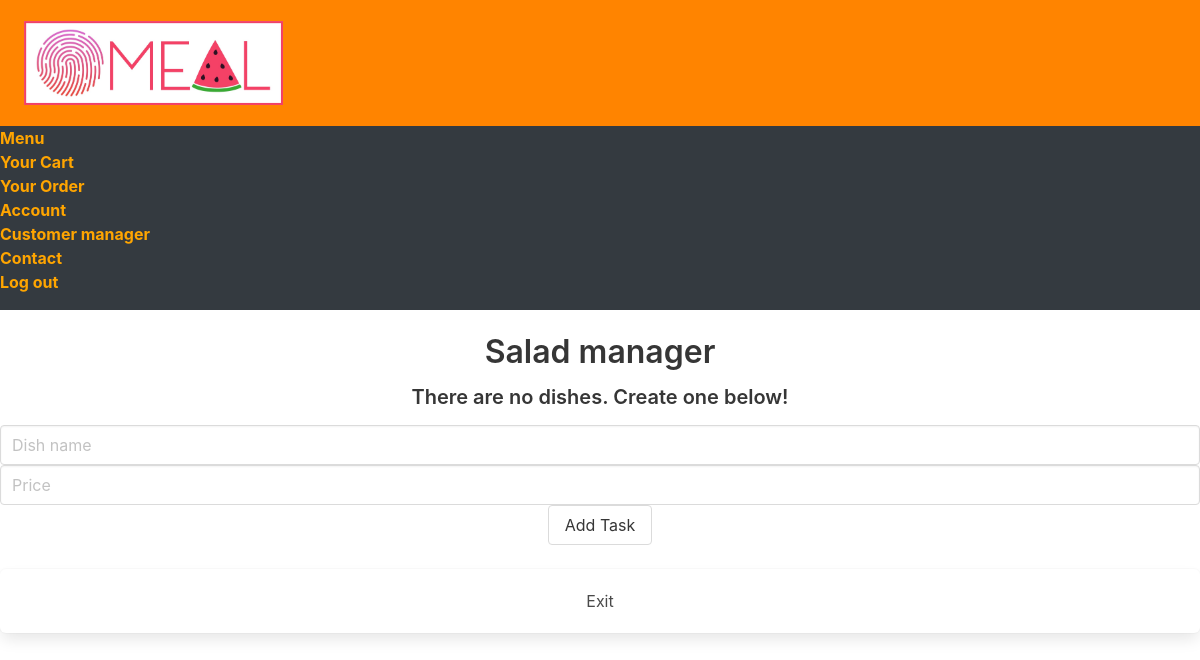
The app's page /salad_manager, older data.
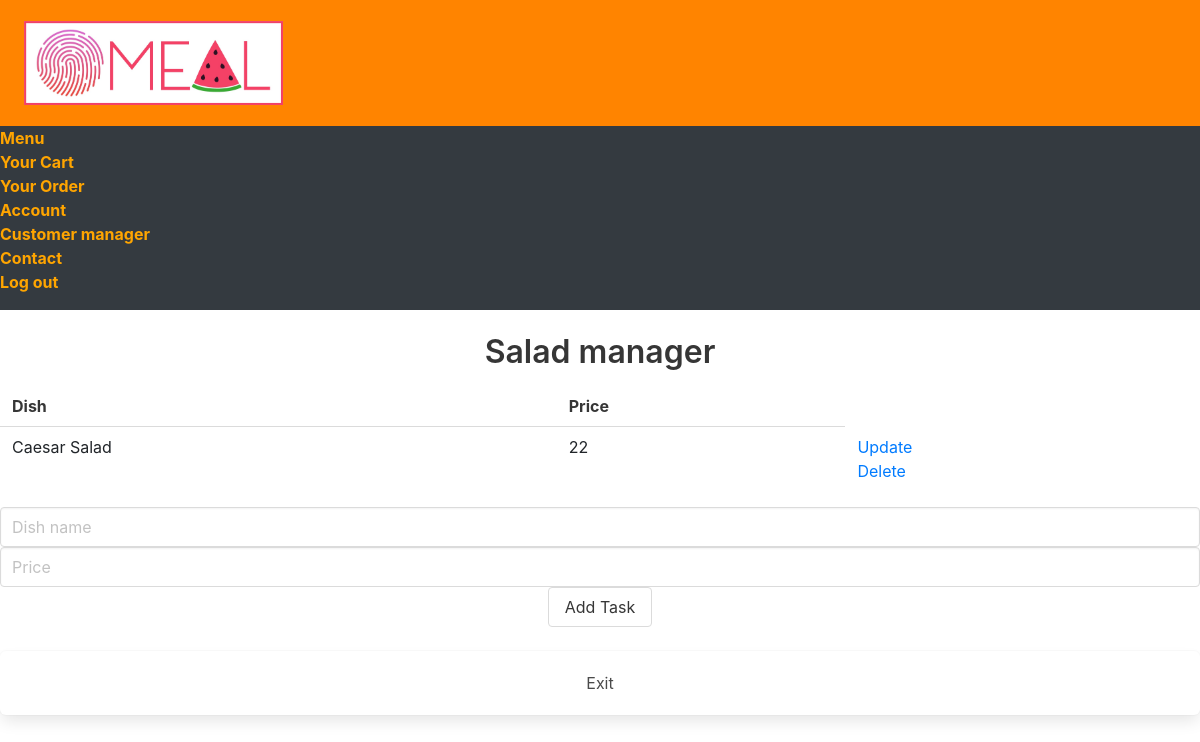
The same page, newer data.
### main.py (models this page shows, shortened)
class Salad(db.Model):
    id = db.Column(db.Integer, primary_key=True)
    name = db.Column(db.String(200), nullable=False)
    price = db.Column(db.Integer)

### main.py (the view)
@main.route('/salad_manager', methods=['POST', 'GET'])
def salad_manager():
    if request.method == 'POST':
        input_name = request.form['name']
        input_price = request.form['price']
        new_dish = Salad(name=input_name, price=input_price)
        try:
            db.session.add(new_dish)
            db.session.commit()
            return redirect('/salad_manager')
        except:
            return 'There was an issue adding your dish'
    else:
        dishes = Salad.query.order_by(Salad.id).all()
        return render_template('menu_manager/salad_manager.html', dishes=dishes)

### templates/menu_manager/salad_manager.html (shortened to what this page needs)
{% extends 'base.html' %}
{% block body %}
<div class="content">
    <h1 class = "has-text-centered">Salad manager</h1>
    {% if dishes|length < 1 %}
    <h4 class = "has-text-centered">There are no dishes. Create one below!</h4>
    {% else %}
    <table>
        <tr>
            <th>Dish</th>
            <th>Price</th>
        </tr>
        {% for dish in dishes %}
            <tr>
                <td>{{ dish.name }}</td>
                <td>{{ dish.price }}</td>
                <td>
                    <a href="/salad_update/{{dish.id}}">Update</a>
                    <br>
                    <a href="/salad_delete/{{dish.id}}">Delete</a>
                </td>
            </tr>
        {% endfor %}
    </table>
    {% endif %}
    <div class="form has-text-centered ">
        <form action="/salad_manager" method="POST">
            <input class = "input" type="text" name="name" id="name" placeholder = "Dish name">
            <input class = "input" type="number" name="price" id="price" placeholder = "Price">
            <input class = "button" type="submit" value="Add Task">
        </form>
    </div>
    <br>
    <a href="{{ url_for('manager') }}" class="has-text-centered box">Exit</a>
</div>
{% endblock %}

Row changes from the older to the newer data that the page shows:
added Salad: name "Caesar Salad", price "22"
Text that changed along with them:
text no longer shown: "There are no dishes. Create one below!"
text now shown: "Dish Price"
